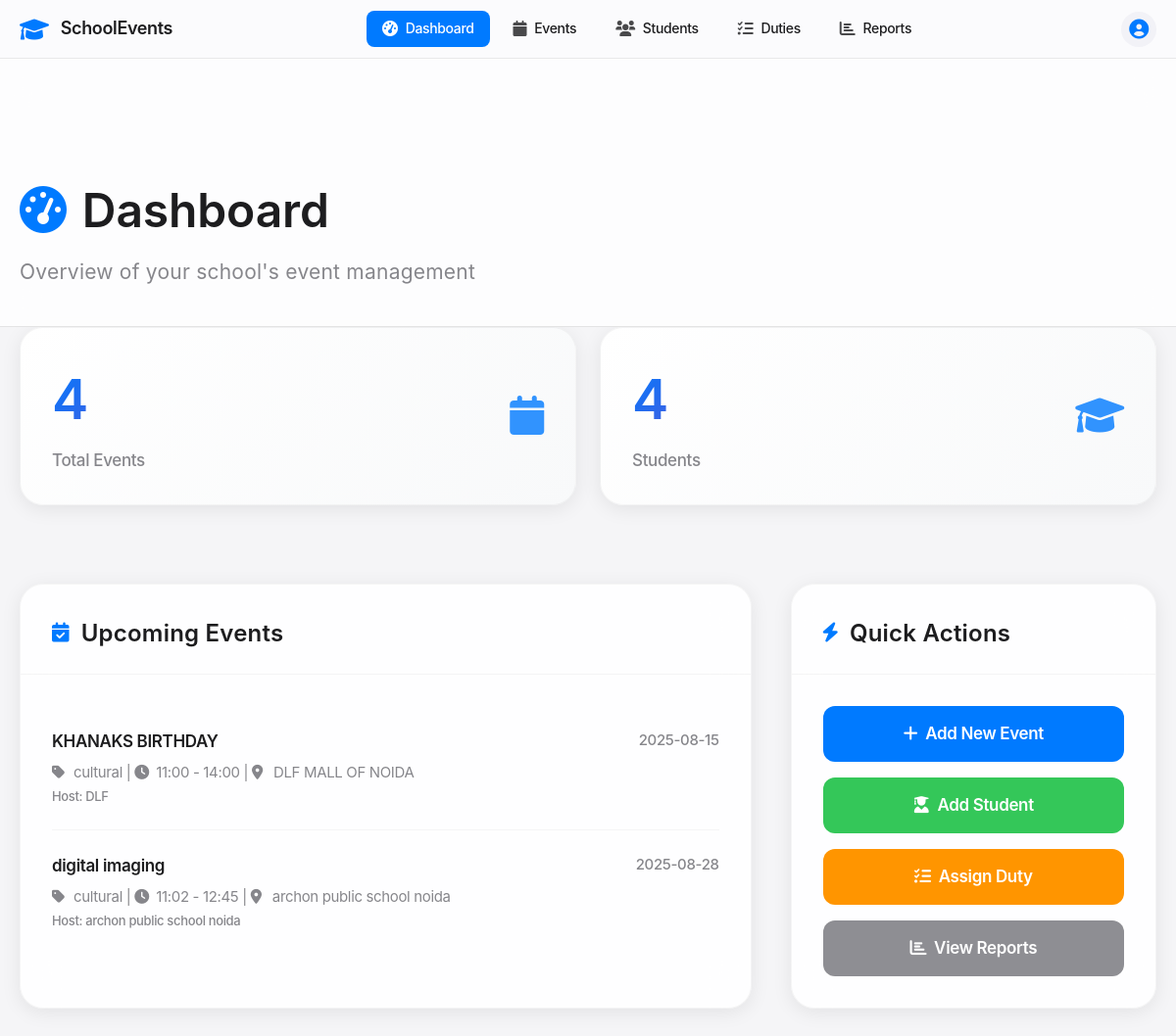
Before: / with the older database file.
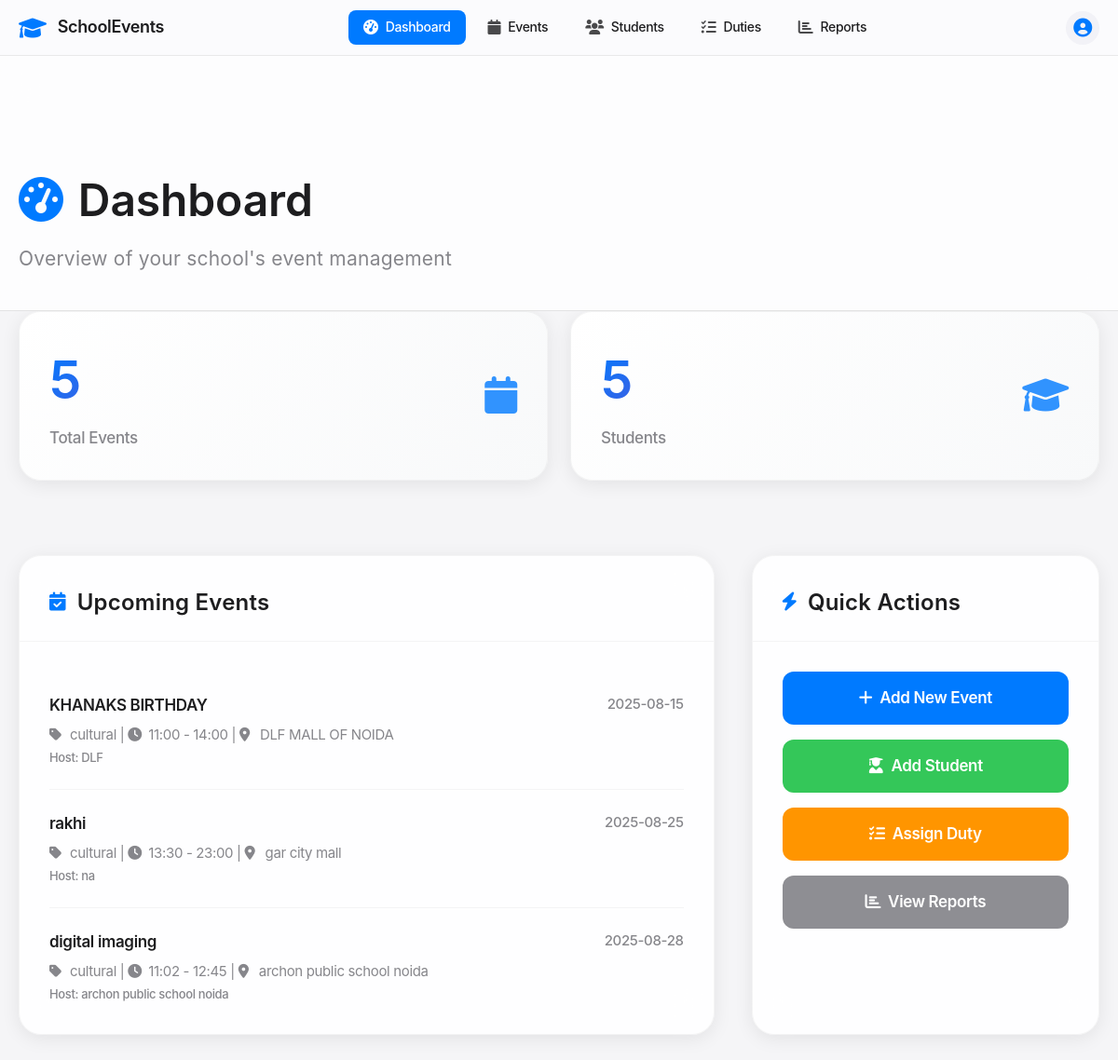
After: the same page with the newer database file.
### tables this page shows
CREATE TABLE events (
            id INTEGER PRIMARY KEY AUTOINCREMENT,
            name TEXT NOT NULL,
            type TEXT NOT NULL,
            event_date DATE NOT NULL,
            start_time TIME NOT NULL,
            end_time TIME NOT NULL,
            venue TEXT NOT NULL,
            description TEXT,
            host_school TEXT NOT NULL,
            participating_schools TEXT,
            status TEXT DEFAULT 'upcoming',
            created_at TIMESTAMP DEFAULT CURRENT_TIMESTAMP
        );

### app.py (the view)
@app.route('/')
def dashboard():
    conn = get_db_connection()
    total_events = conn.execute('SELECT COUNT(*) as count FROM events').fetchone()['count']
    total_participants = conn.execute('SELECT COUNT(*) as count FROM participants WHERE type = "student"').fetchone()['count']
    total_teachers = conn.execute('SELECT COUNT(*) as count FROM participants WHERE type = "teacher"').fetchone()['count']
    total_duties = conn.execute('SELECT COUNT(*) as count FROM duties').fetchone()['count']
    upcoming_events = conn.execute('''
        SELECT * FROM events
        WHERE event_date >= DATE('now')
        ORDER BY event_date ASC
        LIMIT 5
    ''').fetchall()
    conn.close()
    return render_template('dashboard.html',
                         total_events=total_events,
                         total_participants=total_participants,
                         total_teachers=total_teachers,
                         total_duties=total_duties,
                         upcoming_events=upcoming_events)

### app.py (called while the page is built)
def get_db_connection():
    conn = sqlite3.connect('events.db')
    conn.row_factory = sqlite3.Row
    return conn

### templates/dashboard.html (shortened to what the changed rows need)
<!DOCTYPE html>
<html lang="en">
<head>
    <link href="https://cdnjs.cloudflare.com/ajax/libs/font-awesome/6.0.0/css/all.min.css" rel="stylesheet">
</head>
<body>
    <div class="main-header fade-in">
        <div class="container">
            <h1><i class="fas fa-tachometer-alt"></i>Dashboard</h1>
        </div>
    </div>
    <div class="container">
        <div class="stats-grid">
            <div class="stat-card fade-in">
                <div class="stat-card-content">
                    <div>
                        <div class="stat-number">{{ total_events }}</div>
                        <div class="stat-label">Total Events</div>
                    </div>
                </div>
            </div>
            <div class="stat-card fade-in">
                <div class="stat-card-content">
                    <div>
                        <div class="stat-number">{{ total_participants }}</div>
                        <div class="stat-label">Students</div>
                    </div>
                </div>
            </div>
        </div>
        <div class="content-grid">
            <div class="apple-card fade-in">
                <div class="card-header">
                    <h2 class="card-title">
                        <i class="fas fa-calendar-check"></i>Upcoming Events
                    </h2>
                </div>
                <div class="card-body">
                    {% if upcoming_events %}
                        <ul class="event-list">
                            {% for event in upcoming_events %}
                                <li class="event-item">
                                    <div class="event-header">
                                        <div class="event-name">{{ event.name }}</div>
                                        <div class="event-date">{{ event.event_date }}</div>
                                    </div>
                                    <div class="event-details">
                                        <i class="fas fa-tag"></i>{{ event.type }} |
                                        <i class="fas fa-clock"></i>{{ event.start_time }} - {{ event.end_time }} |
                                        <i class="fas fa-map-marker-alt"></i>{{ event.venue }}
                                    </div>
                                    <div class="event-host">Host: {{ event.host_school }}</div>
                                </li>
                            {% endfor %}
                        </ul>
                    {% else %}
                        <div class="empty-state">
                            <i class="fas fa-calendar-times"></i>
                            <p>No upcoming events found.</p>
                        </div>
                    {% endif %}
                </div>
            </div>
            <div class="apple-card fade-in">
                <div class="card-header">
                    <h2 class="card-title">
                        <i class="fas fa-bolt"></i>Quick Actions
                    </h2>
                </div>
            </div>
        </div>
    </div>
</body>
</html>

Changed rows visible on the page:
added events: name "rakhi", event_date "2025-08-25", type "cultural", start_time "13:30", end_time "23:00", venue "gar city mall", host_school "na"
Other visible differences:
{{ total_events }}: "4" → "5"
{{ total_participants }}: "4" → "5"
